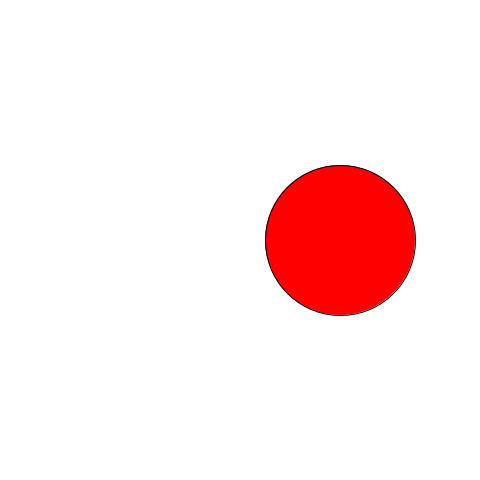
Frame 1 (no input)
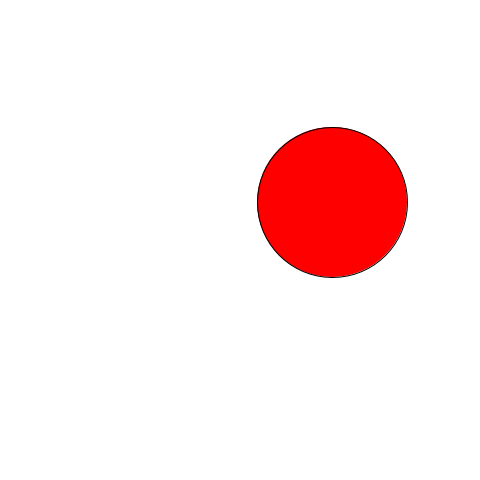
Frame 60 (the mouse pressed at the canvas centre just before this capture)
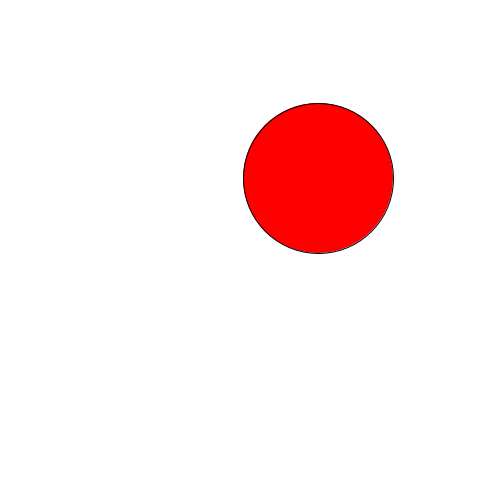
Frame 120 (the mouse held since frame 60 and released just before this capture)

The Processing sketch that drew these frames (run headless with seeded random() and noise(); from frame 60 on, the mouse is pressed at the canvas centre):

// Processing sketch: CircleAnimation_240120a
// ── CircleAnimation_240120a.pde
int x, y;
int radius = 75;
float angle = 0;

void setup() {
  size(480, 480);
  x = width / 2;
  y = height / 2;
}

void draw() {
  background(255); // Clear the background
  x = int(width / 2 + 100 * cos(angle)); // Radius of circular path
  y = int(height / 2 + 100 * sin(angle)); // Radius of circular path
  angle += 0.1;

  fill(255, 0, 0); // Red color
  ellipse(x, y, radius * 2, radius * 2); // Draw the circle
}
